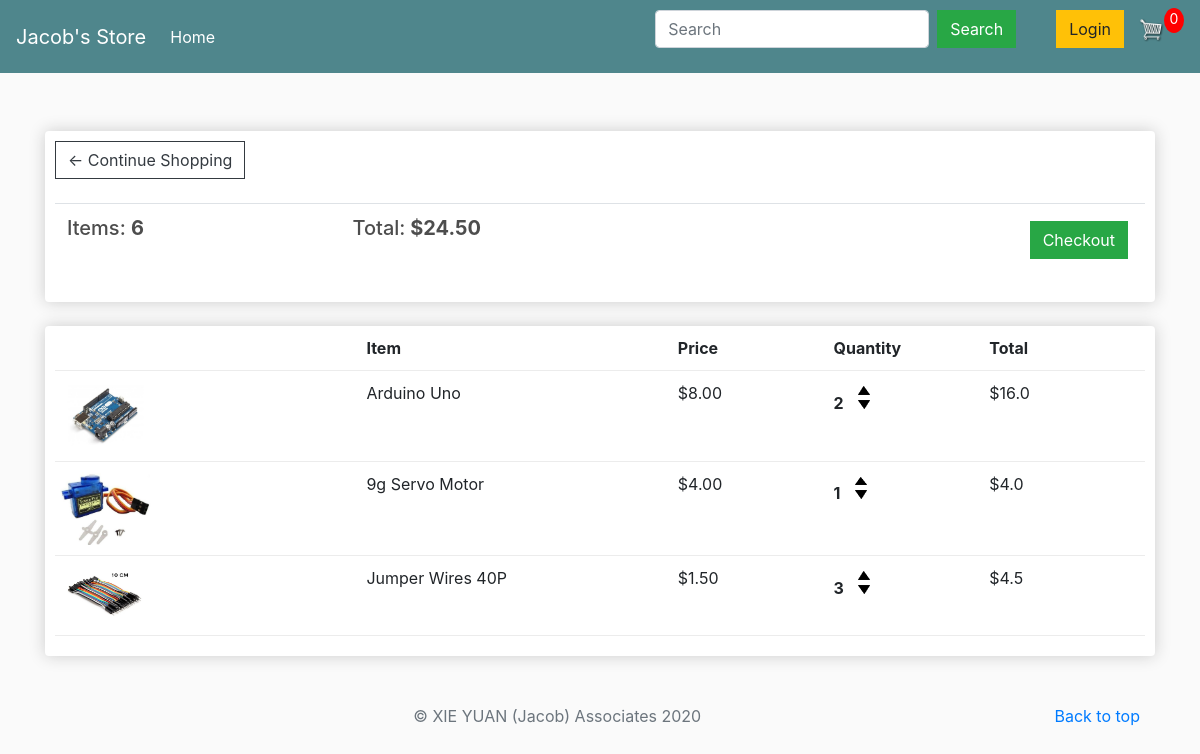
The app's page /cart/ (signed in) with its own data.
### store/models.py (models this page shows, shortened)
class Order(models.Model):
    customer = models.ForeignKey(
        Customer, on_delete=models.SET_NULL, null=True, blank=True)
    date_ordered = models.DateTimeField(auto_now_add=True)
    complete = models.BooleanField(default=False, null=True, blank=False)
    transaction_id = models.CharField(max_length=200, null=True)
    @property
    def get_total_price(self):
        orderitems = self.orderitem_set.all()
        total = sum([item.get_total for item in orderitems])
        return total
    @property
    def get_total_items(self):
        orderitems = self.orderitem_set.all()
        total = sum([item.quantity for item in orderitems])
        return total

class OrderItem(models.Model):
    product = models.ForeignKey(
        Product, on_delete=models.SET_NULL, null=True, blank=True)
    order = models.ForeignKey(
        Order, on_delete=models.SET_NULL, null=True, blank=True)
    quantity = models.IntegerField(default=0, null=True, blank=True)
    date_added = models.DateTimeField(auto_now_add=True)
    def __str__(self):
        return self.product.name
    @property
    def get_total(self):
        return self.quantity * self.product.price

class Product(models.Model):
    name = models.CharField(max_length=200, null=True)
    price = models.FloatField()
    digital = models.BooleanField(default=False, null=True, blank=False)
    image = models.ImageField(null=True, blank=True)
    @property
    def imageURL(self):
        try:
            url = self.image.url
        except:
            url = ''
        return url

### store/views.py (the view)
# urls.py: path('cart/', views.cart, name="cart"),
def cart(request):
    if request.user.is_authenticated:
        customer = request.user.customer
        order, created = Order.objects.get_or_create(
            customer=customer, complete=False)
        items = order.orderitem_set.all()
        print(items)
    else:
        items = []
        order = {'get_total_price': 0, 'get_total_items': 0}
    context = {'items': items, 'order': order}
    return render(request, 'store/cart.html', context)

### store/templates/store/cart.html (shortened to what this page needs)
{% extends 'store/main.html' %} {% load static %} {% block content %}
<div class="row">
  <div class="col-lg-12">
    <div class="box-element">
      <a class="btn btn-outline-dark" href="{% url 'store' %}"
        >&#x2190; Continue Shopping</a
      >
      <br />
      <br />
      <table class="table">
        <tr>
          <th>
            <h5>Items: <strong>{{ order.get_total_items }}</strong></h5>
          </th>
          <th>
            <h5>
              Total:<strong> ${{ order.get_total_price|floatformat:2 }}</strong>
            </h5>
          </th>
          <th>
            <a
              style="float: right; margin: 5px;"
              class="btn btn-success"
              href="{% url 'checkout' %}"
              >Checkout</a
            >
          </th>
        </tr>
      </table>
    </div>
    <br />
    <div class="box-element">
      <div class="cart-row">
        <div style="flex: 2;"></div>
        <div style="flex: 2;"><strong>Item</strong></div>
        <div style="flex: 1;"><strong>Price</strong></div>
        <div style="flex: 1;"><strong>Quantity</strong></div>
        <div style="flex: 1;"><strong>Total</strong></div>
      </div>
      {% for item in items %}
      <div class="cart-row">
        <div style="flex: 2;">
          <img class="row-image" src="{{ item.product.imageURL }}" />
        </div>
        <div style="flex: 2;"><p>{{ item.product.name }}</p></div>
        <div style="flex: 1;">
          <p>${{ item.product.price|floatformat:2 }}</p>
        </div>
        <div style="flex: 1;">
          <p class="quantity">{{ item.quantity }}</p>
          <div class="quantity">
            <img
              class="chg-quantity"
              src="{% static  'images/arrow-up.png' %}"
            />
            <img
              class="chg-quantity"
              src="{% static  'images/arrow-down.png' %}"
            />
          </div>
        </div>
        <div style="flex: 1;"><p>${{ item.get_total }}</p></div>
      </div>
      {% endfor %}
    </div>
  </div>
  {% endblock content %}

### static/css/main.css (style rules this page uses)
body { background-color: hsl(0, 0%, 98%); }
h1, h2, h3, h4, h5, h6 { color: hsl(0, 0%, 30%); }
.box-element { box-shadow: hsl(0, 0%, 80%) 0 0 16px; background-color: #fff; border-radius: 4px; padding: 10px; }
.col-lg-4, .col-lg-6, .col-lg-8, .col-lg-12 { margin-top: 10px; }
.btn { border-radius: 0; }
.row-image { width: 100px; }
.cart-row { display: flex; align-items: flex-stretch; padding-bottom: 10px; margin-bottom: 10px; border-bottom: 1px solid #ececec; }
.quantity { display: inline-block; font-weight: 700; padding-right: 10px; }
.chg-quantity { width: 12px; cursor: pointer; display: block; margin-top: 5px; transition: 0.1s; }

### records on screen
Order: get_total_items "6", get_total_price "24.50"
OrderItem: product.imageURL (picture), product.name "Arduino Uno", product.price "8.00", quantity "2", get_total "16.0"
OrderItem: product.imageURL (picture), product.name "9g Servo Motor", product.price "4.00", quantity "1", get_total "4.0"
OrderItem: product.imageURL (picture), product.name "Jumper Wires 40P", product.price "1.50", quantity "3", get_total "4.5"
